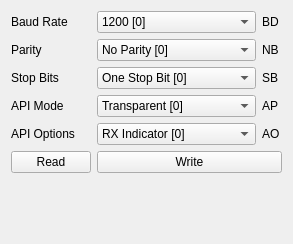
         <widget class="QWidget" name="RadioParameters_Serial">
          <attribute name="title">
           <string>Serial Parameters</string>
          </attribute>
          <layout class="QGridLayout" name="gridLayout_8">
           <item row="5" column="2" colspan="2">
            <widget class="QComboBox" name="RadioParameters_ApiMode">
             <property name="ParameterID" stdset="0">
              <string>AP</string>
             </property>
             <item>
              <property name="text">
               <string>Transparent [0]</string>
              </property>
             </item>
             <item>
              <property name="text">
               <string>API Without Escapes [1]</string>
              </property>
             </item>
             <item>
              <property name="text">
               <string>API With Escapes</string>
              </property>
             </item>
            </widget>
           </item>
           <item row="2" column="2" colspan="2">
            <widget class="QComboBox" name="RadioParameters_BaudRate">
             <property name="ParameterID" stdset="0">
              <string>BD</string>
             </property>
             <item>
              <property name="text">
               <string>1200 [0]</string>
              </property>
             </item>
             <item>
              <property name="text">
               <string>2400 [1]</string>
              </property>
             </item>
             <item>
              <property name="text">
               <string>4800 [2]</string>
              </property>
             </item>
             <item>
              <property name="text">
               <string>9600 [3]</string>
              </property>
             </item>
             <item>
              <property name="text">
               <string>19200 [4]</string>
              </property>
             </item>
             <item>
              <property name="text">
               <string>38400 [5]</string>
              </property>
             </item>
             <item>
              <property name="text">
               <string>57600 [6]</string>
              </property>
             </item>
             <item>
              <property name="text">
               <string>115200 [7]</string>
              </property>
             </item>
             <item>
              <property name="text">
               <string>230400 [8]</string>
              </property>
             </item>
             <item>
              <property name="text">
               <string>460800 [9]</string>
              </property>
             </item>
             <item>
              <property name="text">
               <string>921600 [A]</string>
              </property>
             </item>
            </widget>
           </item>
           <item row="9" column="2">
            <spacer name="horizontalSpacer">
             <property name="orientation">
              <enum>Qt::Orientation::Horizontal</enum>
             </property>
             <property name="sizeHint" stdset="0">
              <size>
               <width>40</width>
               <height>20</height>
              </size>
             </property>
            </spacer>
           </item>
           <item row="3" column="4">
            <widget class="QLabel" name="label_38">
             <property name="text">
              <string>NB</string>
             </property>
            </widget>
           </item>
           <item row="2" column="4">
            <widget class="QLabel" name="label_37">
             <property name="text">
              <string>BD </string>
             </property>
            </widget>
           </item>
           <item row="2" column="1">
            <widget class="QLabel" name="label_33">
             <property name="text">
              <string>Baud Rate</string>
             </property>
            </widget>
           </item>
           <item row="7" column="1">
            <widget class="QPushButton" name="RadioParameters_Serial_ReadButton">
             <property name="text">
              <string>Read</string>
             </property>
            </widget>
           </item>
           <item row="6" column="4">
            <widget class="QLabel" name="label_42">
             <property name="text">
              <string>AO</string>
             </property>
            </widget>
           </item>
           <item row="6" column="1">
            <widget class="QLabel" name="label_36">
             <property name="text">
              <string>API Options</string>
             </property>
            </widget>
           </item>
           <item row="4" column="1">
            <widget class="QLabel" name="label_39">
             <property name="text">
              <string>Stop Bits</string>
             </property>
            </widget>
           </item>
           <item row="6" column="2" colspan="2">
            <widget class="QComboBox" name="RadioParameters_ApiOptions">
             <property name="ParameterID" stdset="0">
              <string>AO</string>
             </property>
             <item>
              <property name="text">
               <string>RX Indicator [0]</string>
              </property>
             </item>
             <item>
              <property name="text">
               <string>Explicit RX Indicator [1]</string>
              </property>
             </item>
             <item>
              <property name="text">
               <string>Legacy RX Indicator [2]</string>
              </property>
             </item>
            </widget>
           </item>
           <item row="5" column="1">
            <widget class="QLabel" name="label_35">
             <property name="text">
              <string>API Mode</string>
             </property>
            </widget>
           </item>
           <item row="3" column="2" colspan="2">
            <widget class="QComboBox" name="RadioParameters_Parity">
             <property name="ParameterID" stdset="0">
              <string>NB</string>
             </property>
             <item>
              <property name="text">
               <string>No Parity [0]</string>
              </property>
             </item>
             <item>
              <property name="text">
               <string>Even Parity [1]</string>
              </property>
             </item>
             <item>
              <property name="text">
               <string>Odd Parity [2]</string>
              </property>
             </item>
            </widget>
           </item>
           <item row="4" column="2" colspan="2">
            <widget class="QComboBox" name="RadioParameters_StopBits">
             <property name="ParameterID" stdset="0">
              <string>SB</string>
             </property>
             <item>
              <property name="text">
               <string>One Stop Bit [0]</string>
              </property>
             </item>
             <item>
              <property name="text">
               <string>Two Stop Bits [1]</string>
              </property>
             </item>
            </widget>
           </item>
           <item row="8" column="1">
            <spacer name="verticalSpacer_3">
             <property name="orientation">
              <enum>Qt::Orientation::Vertical</enum>
             </property>
             <property name="sizeHint" stdset="0">
              <size>
               <width>20</width>
               <height>40</height>
              </size>
             </property>
            </spacer>
           </item>
           <item row="3" column="1">
            <widget class="QLabel" name="label_34">
             <property name="text">
              <string>Parity</string>
             </property>
            </widget>
           </item>
           <item row="4" column="4">
            <widget class="QLabel" name="label_40">
             <property name="text">
              <string>SB</string>
             </property>
            </widget>
           </item>
           <item row="5" column="4">
            <widget class="QLabel" name="label_41">
             <property name="text">
              <string>AP</string>
             </property>
            </widget>
           </item>
           <item row="7" column="2" colspan="3">
            <widget class="QPushButton" name="RadioParameters_Serial_WriteButton">
             <property name="text">
              <string>Write</string>
             </property>
            </widget>
           </item>
          </layout>
         </widget>
